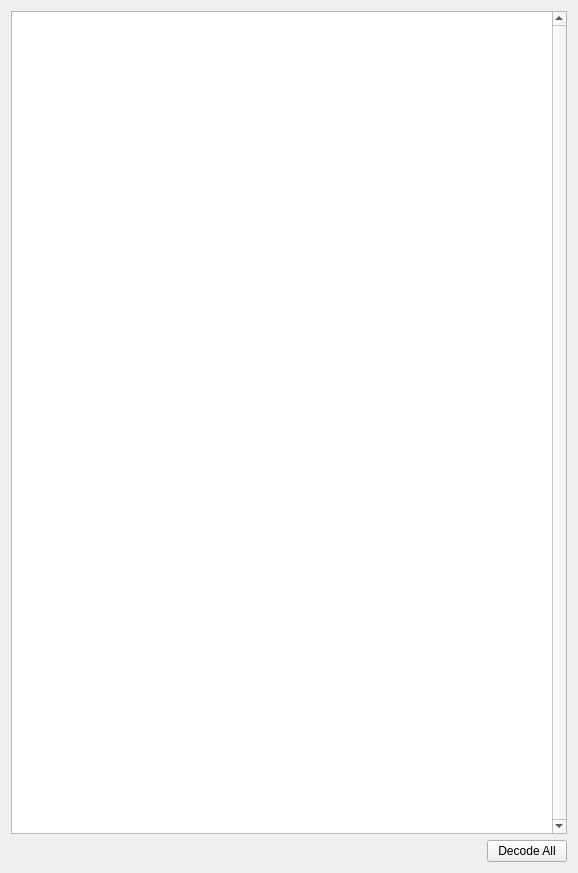
<?xml version="1.0" encoding="UTF-8"?>
<ui version="4.0">
 <class>Decoder</class>
 <widget class="QMainWindow" name="Decoder">
  <property name="geometry">
   <rect>
    <x>0</x>
    <y>0</y>
    <width>578</width>
    <height>873</height>
   </rect>
  </property>
  <property name="windowTitle">
   <string>Decoder</string>
  </property>
  <widget class="QWidget" name="centralWidget">
   <layout class="QVBoxLayout" name="verticalLayout">
    <item>
     <widget class="QTextBrowser" name="decode">
      <property name="verticalScrollBarPolicy">
       <enum>Qt::ScrollBarAlwaysOn</enum>
      </property>
     </widget>
    </item>
    <item>
     <layout class="QHBoxLayout" name="horizontalLayout">
      <item>
       <spacer name="horizontalSpacer">
        <property name="orientation">
         <enum>Qt::Horizontal</enum>
        </property>
        <property name="sizeHint" stdset="0">
         <size>
          <width>40</width>
          <height>20</height>
         </size>
        </property>
       </spacer>
      </item>
      <item>
       <widget class="QPushButton" name="decodeMessage">
        <property name="text">
         <string>Decode All</string>
        </property>
       </widget>
      </item>
     </layout>
    </item>
   </layout>
  </widget>
 </widget>
 <layoutdefault spacing="6" margin="11"/>
 <resources/>
 <connections/>
</ui>
